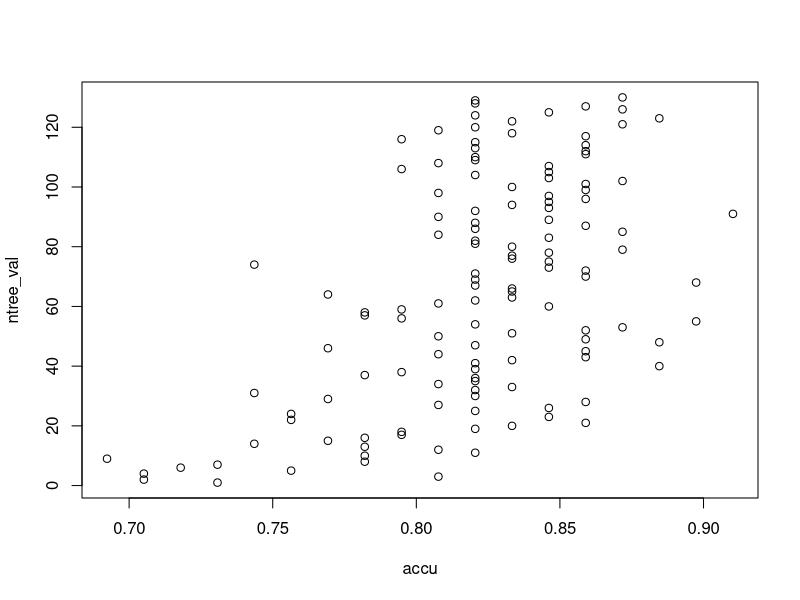
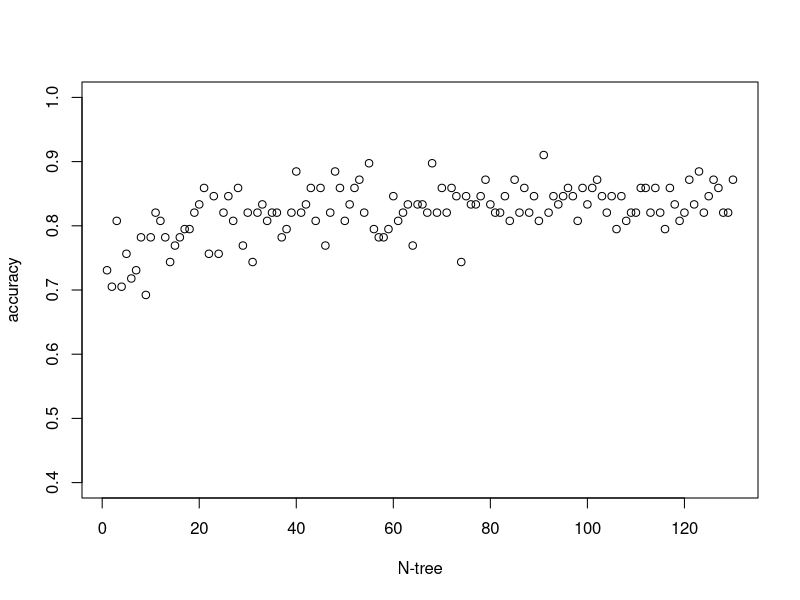

Write the R code that produced these figures, in order.
library(randomForest)
library(caret)

sonar.test = read.csv('sonar_test.csv')
sonar.train = read.csv('sonar_train.csv')

#levels(sonar.test$col61) = c(1, -1)
#levels(sonar.train$col61) = c(1, -1)
sonar.test$col61 = as.factor(sonar.test$col61)
sonar.train$col61 = as.factor(sonar.train$col61)

#61번째 column이 sonar.train에서의 종속변수(목표변수; target variable)이다.
sonar.train$col61


#sonar.train data를 바탕으로 randomForest 모델을 만든다.
ntree_val = seq(1, 130, 1)
RF = c()
for(i in 1:length(ntree_val)) {
  RF[[i]] <- randomForest(col61 ~ ., sonar.train, ntree = ntree_val[i])
}

#ntree_val = as.factor(ntree_val)

sonar.predict.test = c()
cm.sonar.test = c()
for(i in 1:length(ntree_val)) {
  sonar.predict.test[i] = predict(RF[i], sonar.test, type = 'response')
}

for(i in 1:length(ntree_val)) {
  cm.sonar.test[[i]] = confusionMatrix(sonar.predict.test[[i]], sonar.test$col61, positive = "1")
}

accu = c()
for(i in 1:length(ntree_val)) {
accu[i] = cm.sonar.test[[i]]$overall[1]
}
#accu = as.factor(accu)

df = data.frame(accu, ntree_val)
plot(df)

#ggplot(df, aes(x=ntree_val, y=accu)) + geom_histogram() + stat_identity()
plot(ntree_val, accu, xlab="N-tree", ylab="accuracy", ylim=c(0.4, 1), xlim=c(1,130))
